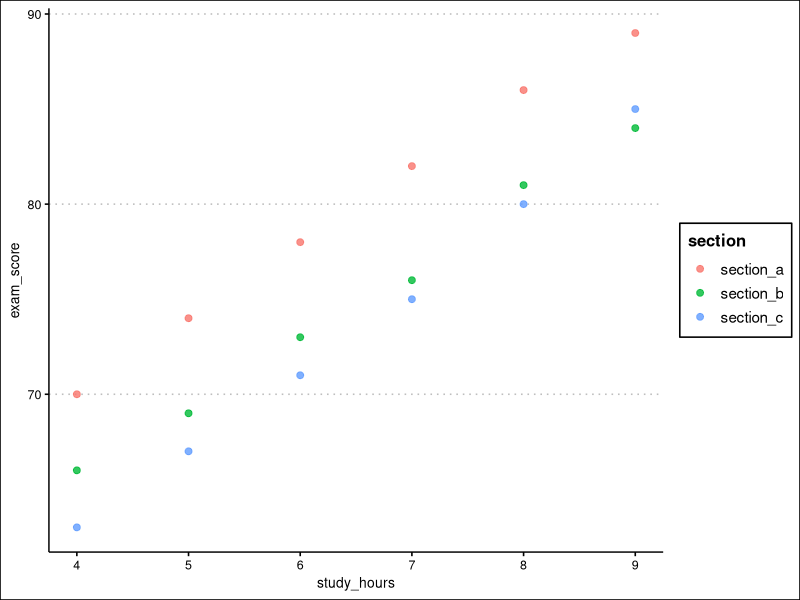

Generate this figure with R:
## ---- chunk 1
library(tidyverse)
library(ggthemes)
## ---- chunk 2
course_data <- read_csv("data/example_data.csv", show_col_types = FALSE)

course_data |>
  slice_head(n = 6)
## ---- chunk 3
glimpse(course_data)
## ---- chunk 4
course_data |>
  group_by(section) |>
  summarise(
    mean_study_hours = mean(study_hours, na.rm = TRUE),
    mean_exam_score = mean(exam_score, na.rm = TRUE),
    mean_project_score = mean(project_score, na.rm = TRUE),
    .groups = "drop"
  )
## ---- chunk 5
course_data |>
  ggplot(aes(x = study_hours, y = exam_score, color = section)) +
  geom_point(size = 2, alpha = 0.8) +
  ggthemes::theme_clean()
